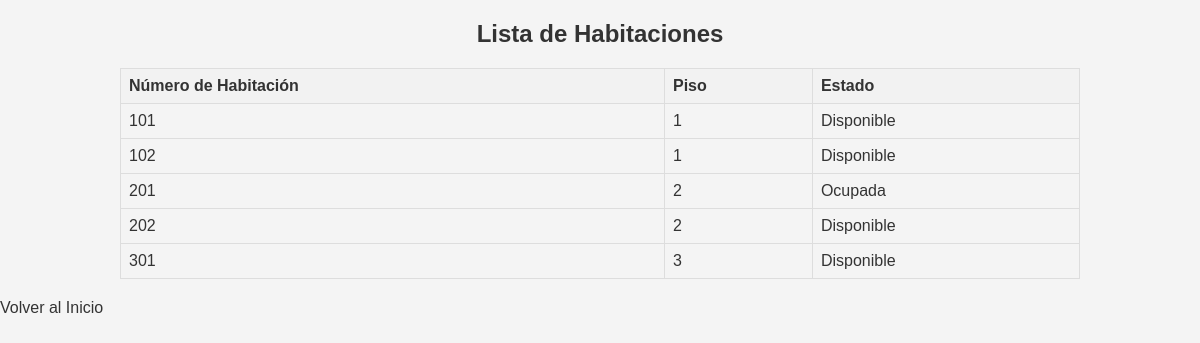
Screenshot of /habitaciones.php with the database file from the repository.
### tables this page shows
CREATE TABLE habitacion (
    habitacion_id INT AUTO_INCREMENT PRIMARY KEY,
    numero_habitacion VARCHAR(10) NOT NULL,
    tipo_habitacion_id INT NOT NULL,
    piso INT NOT NULL,
    estado VARCHAR(20) DEFAULT 'Disponible',
    FOREIGN KEY (tipo_habitacion_id) REFERENCES tipo_habitacion(tipo_habitacion_id)
);

### habitaciones.php (the view, shortened to what this page needs)
<!DOCTYPE html>
<html lang="es">
<head>
    <link rel="stylesheet" href="style.css">
</head>
<body>
    <h2>Lista de Habitaciones</h2>
    <table>
        <tr>
            <th>Número de Habitación</th>
            <th>Piso</th>
            <th>Estado</th>
        </tr>
        <?php
        $servername = "localhost";
        $username = "root";
        $password = "";
        $dbname = "gestion_hotel";
        $conn = new mysqli($servername, $username, $password, $dbname);
        $sql = "SELECT numero_habitacion, piso, estado FROM habitacion";
        $result = $conn->query($sql);
        if ($result->num_rows > 0) {
            while($row = $result->fetch_assoc()) {
                echo "<tr><td>" . $row["numero_habitacion"]. "</td><td>" . $row["piso"]. "</td><td>" . $row["estado"]. "</td></tr>";
            }
        } else {
            echo "<tr><td colspan='3'>No hay habitaciones</td></tr>";
        }
        ?>
    </table>
    <a href="index.php">Volver al Inicio</a>
</body>
</html>

### style.css (style rules this page uses)
body { font-family: Arial, sans-serif; background-color: #f4f4f4; color: #333; margin: 0; padding: 0; }
h1, h2 { text-align: center; }
a { text-decoration: none; color: #333; }
table { margin: 20px auto; border-collapse: collapse; width: 80%; }
table, th, td { border: 1px solid #ddd; }
th, td { padding: 8px; text-align: left; }
th { background-color: #f2f2f2; }

### rows the page displays
habitacion: numero_habitacion "101", piso "1", estado "Disponible"
habitacion: numero_habitacion "102", piso "1", estado "Disponible"
habitacion: numero_habitacion "201", piso "2", estado "Ocupada"
habitacion: numero_habitacion "202", piso "2", estado "Disponible"
habitacion: numero_habitacion "301", piso "3", estado "Disponible"
